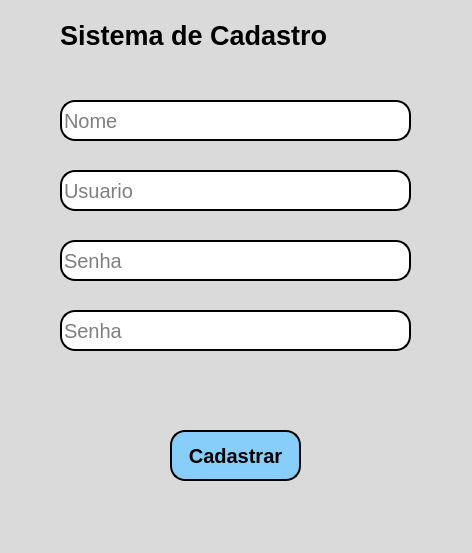
<?xml version="1.0" encoding="UTF-8"?>
<ui version="4.0">
 <class>MainWindow</class>
 <widget class="QMainWindow" name="MainWindow">
  <property name="geometry">
   <rect>
    <x>0</x>
    <y>0</y>
    <width>472</width>
    <height>553</height>
   </rect>
  </property>
  <property name="windowTitle">
   <string>MainWindow</string>
  </property>
  <property name="styleSheet">
   <string notr="true">background-color: rgb(218, 218, 218);</string>
  </property>
  <widget class="QWidget" name="centralwidget">
   <widget class="QLabel" name="label">
    <property name="geometry">
     <rect>
      <x>60</x>
      <y>370</y>
      <width>351</width>
      <height>31</height>
     </rect>
    </property>
    <property name="font">
     <font>
      <pointsize>15</pointsize>
     </font>
    </property>
    <property name="styleSheet">
     <string notr="true">color: rgb(194, 0, 0);</string>
    </property>
    <property name="text">
     <string/>
    </property>
   </widget>
   <widget class="QLineEdit" name="lineEdit">
    <property name="geometry">
     <rect>
      <x>60</x>
      <y>100</y>
      <width>351</width>
      <height>41</height>
     </rect>
    </property>
    <property name="font">
     <font>
      <pointsize>15</pointsize>
     </font>
    </property>
    <property name="styleSheet">
     <string notr="true">background-color: rgb(255, 255, 255);
border-radius: 15px;
border-style: outset;
border-width: 2px;</string>
    </property>
    <property name="inputMethodHints">
     <set>Qt::ImhHiddenText</set>
    </property>
    <property name="text">
     <string/>
    </property>
    <property name="placeholderText">
     <string>Nome</string>
    </property>
    <property name="clearButtonEnabled">
     <bool>false</bool>
    </property>
   </widget>
   <widget class="QLineEdit" name="lineEdit_2">
    <property name="geometry">
     <rect>
      <x>60</x>
      <y>170</y>
      <width>351</width>
      <height>41</height>
     </rect>
    </property>
    <property name="font">
     <font>
      <pointsize>15</pointsize>
     </font>
    </property>
    <property name="styleSheet">
     <string notr="true">background-color:rgb(255,255,255);
border-radius:15px;
border-style:outset;
border-width:2px;</string>
    </property>
    <property name="text">
     <string/>
    </property>
    <property name="placeholderText">
     <string>Usuario</string>
    </property>
   </widget>
   <widget class="QLineEdit" name="lineEdit_3">
    <property name="geometry">
     <rect>
      <x>60</x>
      <y>240</y>
      <width>351</width>
      <height>41</height>
     </rect>
    </property>
    <property name="font">
     <font>
      <pointsize>15</pointsize>
     </font>
    </property>
    <property name="styleSheet">
     <string notr="true">background-color:rgb(255,255,255);
border-radius:15px;
border-style:outset;
border-width:2px;</string>
    </property>
    <property name="text">
     <string/>
    </property>
    <property name="echoMode">
     <enum>QLineEdit::Password</enum>
    </property>
    <property name="placeholderText">
     <string>Senha</string>
    </property>
   </widget>
   <widget class="QLineEdit" name="lineEdit_4">
    <property name="geometry">
     <rect>
      <x>60</x>
      <y>310</y>
      <width>351</width>
      <height>41</height>
     </rect>
    </property>
    <property name="font">
     <font>
      <pointsize>15</pointsize>
     </font>
    </property>
    <property name="styleSheet">
     <string notr="true">background-color:rgb(255,255,255);
border-radius:15px;
border-style:outset;
border-width:2px;</string>
    </property>
    <property name="text">
     <string/>
    </property>
    <property name="echoMode">
     <enum>QLineEdit::Password</enum>
    </property>
    <property name="placeholderText">
     <string>Senha</string>
    </property>
   </widget>
   <widget class="QPushButton" name="pushButton">
    <property name="geometry">
     <rect>
      <x>170</x>
      <y>430</y>
      <width>131</width>
      <height>51</height>
     </rect>
    </property>
    <property name="font">
     <font>
      <pointsize>15</pointsize>
      <weight>75</weight>
      <bold>true</bold>
     </font>
    </property>
    <property name="styleSheet">
     <string notr="true">background-color: rgb(135, 206, 250);
border-style: outset;
border-width: 2px;
border-radius: 15px;
border-color: black;</string>
    </property>
    <property name="text">
     <string>Cadastrar</string>
    </property>
   </widget>
   <widget class="QLabel" name="label_5">
    <property name="geometry">
     <rect>
      <x>60</x>
      <y>10</y>
      <width>341</width>
      <height>51</height>
     </rect>
    </property>
    <property name="font">
     <font>
      <pointsize>20</pointsize>
     </font>
    </property>
    <property name="text">
     <string>&lt;html&gt;&lt;head/&gt;&lt;body&gt;&lt;p&gt;&lt;span style=&quot; font-size:20pt; font-weight:600;&quot;&gt;Sistema de Cadastro&lt;/span&gt;&lt;/p&gt;&lt;/body&gt;&lt;/html&gt;</string>
    </property>
   </widget>
  </widget>
  <widget class="QMenuBar" name="menubar">
   <property name="geometry">
    <rect>
     <x>0</x>
     <y>0</y>
     <width>472</width>
     <height>20</height>
    </rect>
   </property>
  </widget>
  <widget class="QStatusBar" name="statusbar"/>
 </widget>
 <resources/>
 <connections/>
</ui>
